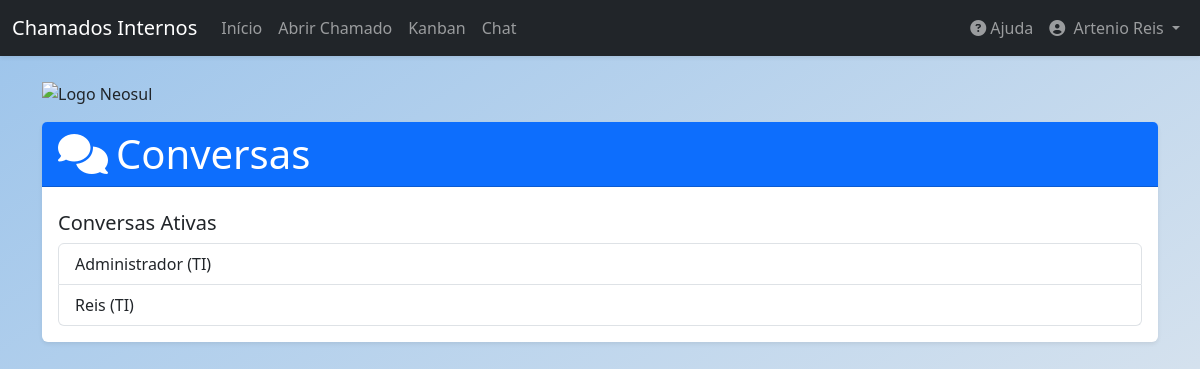
/chat (signed in), run on an earlier commit of the app's database.
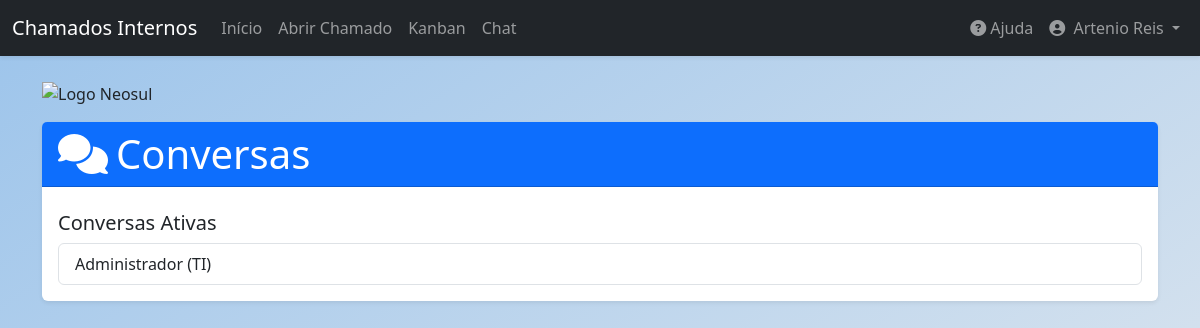
And on a later commit of the database.
### app/models.py (models this page shows, shortened)
class User(db.Model, UserMixin):
    id = db.Column(db.Integer, primary_key=True)
    name = db.Column(db.String(100), nullable=False)
    email = db.Column(db.String(120), unique=True, nullable=False)
    sector = db.Column(db.String(50), nullable=False)
    password = db.Column(db.String(128), nullable=False)
    access_level = db.Column(db.String(20), nullable=False, default='colaborador')
    is_active = db.Column(db.Boolean, nullable=False, default=True)
    created_at = db.Column(db.DateTime, default=datetime.utcnow)
    tickets_created = db.relationship('Ticket', backref='author', lazy=True, foreign_keys='Ticket.user_id')
    tickets_assigned = db.relationship('Ticket', backref='assignee_user', lazy=True, foreign_keys='Ticket.assigned_to')
    comments = db.relationship('Comment', backref='comment_author', lazy=True)

### app/routes.py (the view)
@main.route('/chat', methods=['GET'])
@login_required
def chat_users():
    archived_user_ids = [ac.with_user_id for ac in ArchivedConversation.query.filter_by(user_id=current_user.id).all()]
    sent_to_ids = db.session.query(ChatMessage.recipient_id).filter(ChatMessage.sender_id == current_user.id).distinct()
    received_from_ids = db.session.query(ChatMessage.sender_id).filter(ChatMessage.recipient_id == current_user.id).distinct()
    all_conversation_partner_ids = {row[0] for row in sent_to_ids}.union({row[0] for row in received_from_ids})
    active_partners = []
    archived_partners = []
    if all_conversation_partner_ids:
        all_partners = User.query.filter(User.id.in_(all_conversation_partner_ids)).order_by(User.name).all()
        for user in all_partners:
            if user.id in archived_user_ids:
                archived_partners.append(user)
            else:
                active_partners.append(user)
    users_with_no_history = User.query.filter(
        User.id != current_user.id,
        ~User.id.in_(all_conversation_partner_ids)
    ).order_by(User.name).all()
    active_partners.extend(users_with_no_history)
    return render_template('chat_users.html', active_partners=active_partners, archived_partners=archived_partners, title="Chat")

### app/__init__.py (called while the page is built)
@login_manager.user_loader
def load_user(user_id):
    from app.models import User
    return User.query.get(int(user_id))

### app/templates/chat_users.html (shortened to what this page needs)
{% extends "base.html" %}
{% block content %}
<div class="row mt-4">
    <div class="col-12 mb-3">
        <img src="https://neosul.com.br/clientes/1/img/logo.png" alt="Logo Neosul" style="max-width: 250px; height: auto;">
    </div>
</div>
<div class="card shadow-sm">
    <div class="card-header bg-primary text-white">
        <h1 class="mb-0"><i class="fas fa-comments me-2"></i>Conversas</h1>
    </div>
    <div class="card-body">
        <h5 class="mt-2">Conversas Ativas</h5>
        <div class="list-group">
            {% for user in active_partners %}
            <a href="{{ url_for('main.chat_conversation', recipient_id=user.id) }}" class="list-group-item list-group-item-action">
                {{ user.name }} ({{ user.sector }})
            </a>
            {% else %}
            <p class="text-muted">Nenhuma conversa ativa. Clique em um usuário para começar.</p>
            {% endfor %}
        </div>
    </div>
</div>
{% endblock content %}

What changed in the data, as far as the page shows it:
removed User: name "Reis", sector "TI"
